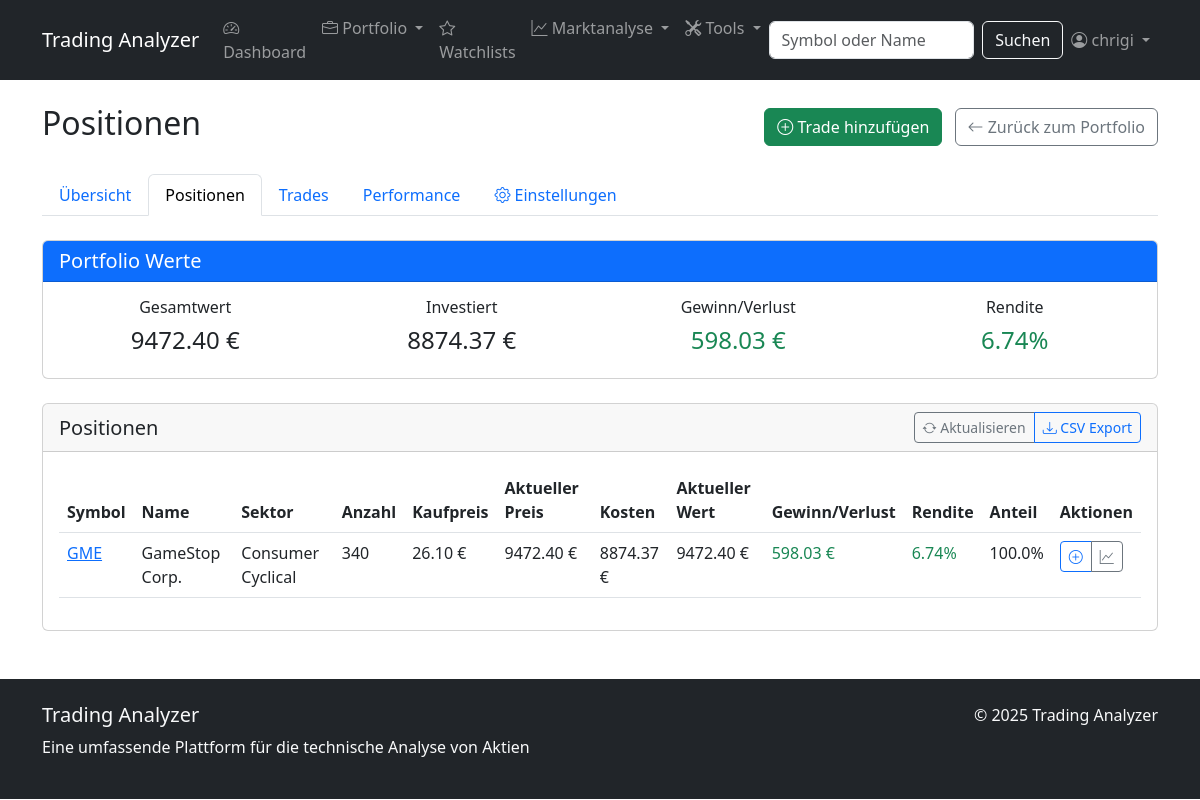
/portfolio/1/positions/ (signed in), run on the app's committed database.
### stock_analyzer/models.py (models this page shows, shortened)
class Portfolio(models.Model):
    user = models.ForeignKey(User, on_delete=models.CASCADE, related_name='portfolios')
    name = models.CharField(max_length=100)
    description = models.TextField(blank=True, null=True)
    created_at = models.DateTimeField(auto_now_add=True)
    updated_at = models.DateTimeField(auto_now=True)
    total_value = models.DecimalField(max_digits=12, decimal_places=2, default=0)
    total_cost = models.DecimalField(max_digits=12, decimal_places=2, default=0)
    total_gain_loss = models.DecimalField(max_digits=12, decimal_places=2, default=0)
    percent_gain_loss = models.DecimalField(max_digits=6, decimal_places=2, default=0)

class Position(models.Model):
    portfolio = models.ForeignKey(Portfolio, on_delete=models.CASCADE, related_name='positions')
    stock = models.ForeignKey(Stock, on_delete=models.CASCADE, related_name='positions')
    shares = models.DecimalField(max_digits=10, decimal_places=4, default=0)
    cost_basis = models.DecimalField(max_digits=12, decimal_places=2, default=0)
    average_price = models.DecimalField(max_digits=10, decimal_places=2, default=0)
    current_value = models.DecimalField(max_digits=12, decimal_places=2, default=0)
    gain_loss = models.DecimalField(max_digits=12, decimal_places=2, default=0)
    percent_gain_loss = models.DecimalField(max_digits=6, decimal_places=2, default=0)
    last_updated = models.DateTimeField(auto_now=True)
    class Meta:
        unique_together = ('portfolio', 'stock')
    def update_values(self):
        from decimal import Decimal
        latest_price_obj = StockData.objects.filter(stock=self.stock).order_by('-date').first()
        if latest_price_obj:
            latest_price = Decimal(str(latest_price_obj.close_price))
            self.current_value = self.shares * latest_price
            if self.cost_basis > 0:
                self.gain_loss = self.current_value - self.cost_basis
                self.percent_gain_loss = (self.gain_loss / self.cost_basis) * 100
            else:
                self.gain_loss = 0
                self.percent_gain_loss = 0
            self.save()
        return self.current_value

class Stock(models.Model):
    symbol = models.CharField(max_length=10, unique=True)
    name = models.CharField(max_length=100)
    sector = models.CharField(max_length=100, null=True, blank=True)
    last_updated = models.DateTimeField(auto_now=True)

### stock_analyzer/views.py (the view)
# urls.py: path('portfolio/<int:portfolio_id>/positions/', views.position_list, name='position_list'),
@login_required
def position_list(request, portfolio_id):
    portfolio = get_object_or_404(Portfolio, id=portfolio_id, user=request.user)
    positions = portfolio.positions.select_related('stock').order_by('-current_value')
    for position in positions:
        position.update_values()
    context = {
        'portfolio': portfolio,
        'positions': positions
    }
    return render(request, 'stock_analyzer/portfolio/position_list.html', context)

### stock_analyzer/templatetags/math_filters.py (called while the page is built)
@register.filter
def mul(value, arg):
    try:
        return float(value) * float(arg)
    except (ValueError, TypeError):
        return None

@register.filter
def div(value, arg):
    try:
        arg = float(arg)
        if arg == 0:
            return None  # Avoid division by zero
        return float(value) / arg
    except (ValueError, TypeError):
        return None

### stock_analyzer/templates/stock_analyzer/portfolio/position_list.html (shortened to what this page needs)
{% extends 'stock_analyzer/base.html' %}
{% load math_filters %}
{% block content %}
<div class="d-flex justify-content-between align-items-center mb-4">
    <h2>Positionen</h2>
    <div>
        <a href="{% url 'trade_add' portfolio.id %}" class="btn btn-success me-2">
            <i class="bi bi-plus-circle"></i> Trade hinzufügen
        </a>
        <a href="{% url 'portfolio_detail' portfolio.id %}" class="btn btn-outline-secondary">
            <i class="bi bi-arrow-left"></i> Zurück zum Portfolio
        </a>
    </div>
</div>
<ul class="nav nav-tabs mb-4">
    <li class="nav-item">
        <a class="nav-link" href="{% url 'portfolio_detail' portfolio.id %}">Übersicht</a>
    </li>
    <li class="nav-item">
        <a class="nav-link active" href="{% url 'position_list' portfolio.id %}">Positionen</a>
    </li>
    <li class="nav-item">
        <a class="nav-link" href="{% url 'trade_list' portfolio.id %}">Trades</a>
    </li>
    <li class="nav-item">
        <a class="nav-link" href="{% url 'portfolio_performance' portfolio.id %}">Performance</a>
    </li>
    <li class="nav-item">
        <a class="nav-link" href="{% url 'portfolio_edit' portfolio.id %}">
            <i class="bi bi-gear"></i> Einstellungen
        </a>
    </li>
</ul>
<div class="card mb-4">
    <div class="card-header bg-primary text-white">
        <h5 class="mb-0">Portfolio Werte</h5>
    </div>
    <div class="card-body">
        <div class="row text-center">
            <div class="col-md-3">
                <h6>Gesamtwert</h6>
                <h4>{{ portfolio.total_value|floatformat:2 }} €</h4>
            </div>
            <div class="col-md-3">
                <h6>Investiert</h6>
                <h4>{{ portfolio.total_cost|floatformat:2 }} €</h4>
            </div>
            <div class="col-md-3">
                <h6>Gewinn/Verlust</h6>
                <h4 class="{% if portfolio.total_gain_loss > 0 %}text-success{% elif portfolio.total_gain_loss < 0 %}text-danger{% endif %}">
                    {{ portfolio.total_gain_loss|floatformat:2 }} €
                </h4>
            </div>
            <div class="col-md-3">
                <h6>Rendite</h6>
                <h4 class="{% if portfolio.percent_gain_loss > 0 %}text-success{% elif portfolio.percent_gain_loss < 0 %}text-danger{% endif %}">
                    {{ portfolio.percent_gain_loss|floatformat:2 }}%
                </h4>
            </div>
        </div>
    </div>
</div>
<div class="card">
    <div class="card-header d-flex justify-content-between align-items-center">
        <h5 class="mb-0">Positionen</h5>
        <div class="btn-group">
            <button class="btn btn-sm btn-outline-secondary" id="refreshPositions">
                <i class="bi bi-arrow-repeat"></i> Aktualisieren
            </button>
            <button class="btn btn-sm btn-outline-primary" id="exportPositionsCsv">
                <i class="bi bi-download"></i> CSV Export
            </button>
        </div>
    </div>
    <div class="card-body">
        {% if positions %}
            <div class="table-responsive">
                <table class="table table-hover" id="positionsTable">
                    <thead>
                        <tr>
                            <th>Symbol</th>
                            <th>Name</th>
                            <th>Sektor</th>
                            <th>Anzahl</th>
                            <th>Kaufpreis</th>
                            <th>Aktueller Preis</th>
                            <th>Kosten</th>
                            <th>Aktueller Wert</th>
                            <th>Gewinn/Verlust</th>
                            <th>Rendite</th>
                            <th>Anteil</th>
                            <th>Aktionen</th>
                        </tr>
                    </thead>
                    <tbody>
                        {% for position in positions %}
                            <tr>
                                <td><a href="{% url 'stock_detail' position.stock.symbol %}">{{ position.stock.symbol }}</a></td>
                                <td>{{ position.stock.name }}</td>
                                <td>{{ position.stock.sector|default:"-" }}</td>
                                <td>{{ position.shares|floatformat:0 }}</td>
                                <td>{{ position.average_price|floatformat:2 }} €</td>
                                <td>
                                    {% with last_price=position.current_value|safe|floatformat:2|default:"-" %}
                                        {% if last_price and position.shares %}
                                            {{ last_price }} €
                                        {% else %}
                                            -
                                        {% endif %}
                                    {% endwith %}
                                </td>
                                <td>{{ position.cost_basis|floatformat:2 }} €</td>
                                <td>{{ position.current_value|floatformat:2 }} €</td>
                                <td class="{% if position.gain_loss > 0 %}text-success{% elif position.gain_loss < 0 %}text-danger{% endif %}">
                                    {{ position.gain_loss|floatformat:2 }} €
                                </td>
                                <td class="{% if position.percent_gain_loss > 0 %}text-success{% elif position.percent_gain_loss < 0 %}text-danger{% endif %}">
                                    {{ position.percent_gain_loss|floatformat:2 }}%
                                </td>
                                <td>
                                    {% if portfolio.total_value > 0 %}
                                        {{ position.current_value|safe|floatformat:2|default:"0"|mul:100|div:portfolio.total_value|floatformat:1 }}%
                                    {% else %}
                                        -
                                    {% endif %}
                                </td>
                                <td>
                                    <div class="btn-group">
                                        <a href="{% url 'trade_add' portfolio.id %}?stock={{ position.stock.symbol }}" class="btn btn-sm btn-outline-primary">
                                            <i class="bi bi-plus-circle"></i>
                                        </a>
                                        <a href="{% url 'stock_detail' position.stock.symbol %}" class="btn btn-sm btn-outline-secondary">
                                            <i class="bi bi-graph-up"></i>
                                        </a>
                                    </div>
                                </td>
                            </tr>
                        {% endfor %}
                    </tbody>
                </table>
            </div>
        {% endif %}
    </div>
</div>
{% endblock %}

### stock_analyzer/templates/stock_analyzer/base.html (shortened to what this page needs)
<!DOCTYPE html>
<html lang="de">
<head>
    <link href="https://cdn.jsdelivr.net/npm/bootstrap@5.3.0/dist/css/bootstrap.min.css" rel="stylesheet">
    <link rel="stylesheet" href="https://cdn.jsdelivr.net/npm/bootstrap-icons@1.11.0/font/bootstrap-icons.css">
</head>
<body>
    <nav class="navbar navbar-expand-lg navbar-dark bg-dark">
    <div class="container">
        <a class="navbar-brand" href="{% url 'index' %}">Trading Analyzer</a>
        <div class="collapse navbar-collapse" id="navbarNav">
            <ul class="navbar-nav me-auto">
                <li class="nav-item">
                    <a class="nav-link" href="{% url 'index' %}">
                        <i class="bi bi-speedometer2"></i> Dashboard
                    </a>
                </li>
                {% if user.is_authenticated %}
                <li class="nav-item dropdown">
                    <a class="nav-link dropdown-toggle" href="#" id="portfolioDropdown" role="button" data-bs-toggle="dropdown">
                        <i class="bi bi-briefcase"></i> Portfolio
                    </a>
                </li>
                {% endif %}
                {% if user.is_authenticated %}
                <li class="nav-item">
                    <a class="nav-link" href="{% url 'my_watchlists' %}">
                        <i class="bi bi-star"></i> Watchlists
                    </a>
                </li>
                {% endif %}
                <li class="nav-item dropdown">
                    <a class="nav-link dropdown-toggle" href="#" id="marketDropdown" role="button" data-bs-toggle="dropdown">
                        <i class="bi bi-graph-up"></i> Marktanalyse
                    </a>
                </li>
                {% if user.is_authenticated %}
                <li class="nav-item dropdown">
                    <a class="nav-link dropdown-toggle" href="#" id="toolsDropdown" role="button" data-bs-toggle="dropdown">
                        <i class="bi bi-tools"></i> Tools
                    </a>
                </li>
                {% endif %}
            </ul>
            <form class="d-flex" action="{% url 'search_stocks' %}" method="get" id="search-form">
                <input class="form-control me-2" type="search" placeholder="Symbol oder Name" name="q" id="search-input">
                <button class="btn btn-outline-light" type="submit">Suchen</button>
            </form>
            <ul class="navbar-nav ms-auto">
                {% if user.is_authenticated %}
                <li class="nav-item dropdown">
                    <a class="nav-link dropdown-toggle" href="#" id="navbarDropdown" role="button" data-bs-toggle="dropdown">
                        <i class="bi bi-person-circle"></i> {{ user.username }}
                    </a>
                </li>
                {% endif %}
            </ul>
        </div>
    </div>
</nav>
    <div class="container mt-4">
        {% block content %}{% endblock %}
    </div>
    <footer class="bg-dark text-light py-4 mt-5">
        <div class="container">
            <div class="row">
                <div class="col-md-6">
                    <h5>Trading Analyzer</h5>
                    <p>Eine umfassende Plattform für die technische Analyse von Aktien</p>
                </div>
                <div class="col-md-6 text-md-end">
                    <p>&copy; {% now "Y" %} Trading Analyzer</p>
                </div>
            </div>
        </div>
    </footer>
</body>
</html>

### data on the page
Portfolio: total_value "9472.40", total_cost "8874.37", total_gain_loss "598.03", percent_gain_loss "6.74"
Position: stock.symbol "GME", stock.name "GameStop Corp.", stock.sector "Consumer Cyclical", shares "340", average_price "26.10", current_value "9472.40", cost_basis "8874.37", gain_loss "598.03", percent_gain_loss "6.74", current_value|mul "100.0"

### other printed values
{{ user.username }} "chrigi"
